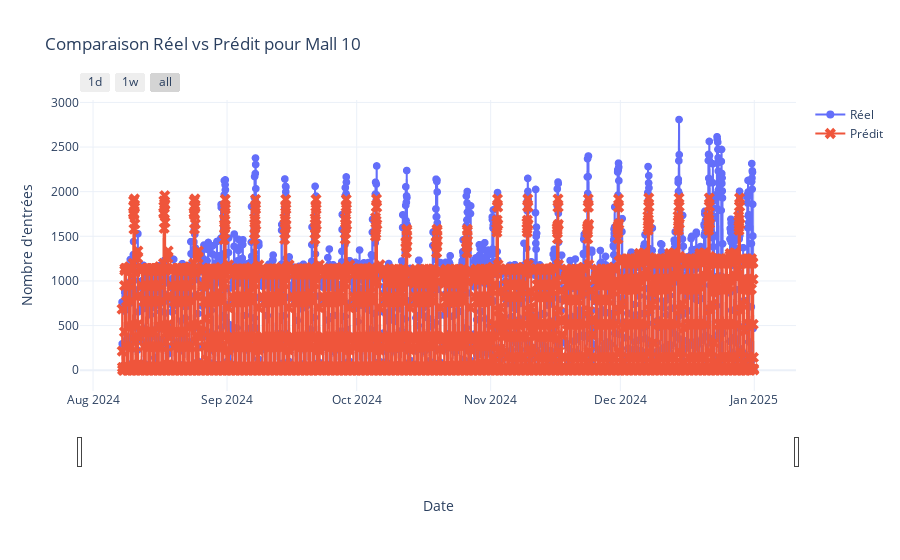

Write notebook code for a chart like this one.
### Markdown cell above
1) Overall Test Metrics (Hourly)
Test RMSE (Root Mean Squared Error) = 253.97

RMSE measures the average prediction error in the same unit as the target variable (Entrées).
A higher RMSE indicates more significant deviations between predicted and actual values.
A value of 253.97 means that, on average, the predicted number of entries deviates by approximately 254 from the actual value.
Test MAE (Mean Absolute Error) = 118.32

MAE measures the absolute difference between actual and predicted values.
Unlike RMSE, MAE is not sensitive to large errors (since it doesn’t square the differences).
A value of 118.32 means that, on average, predictions are off by around 118 entries per hour.
Lower MAE suggests better accuracy.

### Code cell
import plotly.graph_objects as go

# Create interactive figure using WebGL-based scatter (Scattergl)
fig = go.Figure()

# Add actual values using Scattergl for better performance
fig.add_trace(go.Scattergl(
    x=test_mall['ds'],
    y=test_mall['y'],
    mode='lines+markers',
    name='Réel',
    marker=dict(symbol='circle', size=8),
    connectgaps=True,
    hovertemplate="Date: %{x}<br>Réel: %{y}<extra></extra>"
))

# Add predicted values using Scattergl
fig.add_trace(go.Scattergl(
    x=test_mall['ds'],
    y=test_mall['y_pred'],
    mode='lines+markers',
    name='Prédit',
    marker=dict(symbol='x', size=10),
    connectgaps=True,
    hovertemplate="Date: %{x}<br>Prédit: %{y}<extra></extra>"
))

# Update the layout with unified hover mode and a range slider for interactivity
fig.update_layout(
    title=f"Comparaison Réel vs Prédit pour Mall {mall_id}",
    xaxis_title="Date",
    yaxis_title="Nombre d'entrées",
    xaxis=dict(
        rangeselector=dict(
            buttons=list([
                dict(count=1, label="1d", step="day", stepmode="backward"),
                dict(count=7, label="1w", step="day", stepmode="backward"),
                dict(step="all")
            ])
        ),
        rangeslider=dict(visible=True),
        type="date"
    ),
    hovermode="x unified",
    template="plotly_white"
)

# Display the interactive plot
fig.show()

### Figure 1 — Plotly figure (JSON) as saved in the notebook; plotly's stock layout.template omitted (floating-point values rounded to 4 significant figures; data arrays with more than 128 entries replaced by an {"elided": "..."} marker saying what was removed)
{"data": [{"connectgaps": true, "hovertemplate": "Date: %{x}<br>Réel: %{y}<extra></extra>", "marker": {"size": 8, "symbol": "circle"}, "mode": "lines+markers", "name": "Réel", "type": "scattergl", "x": {"elided": "3509 str values"}, "y": {"elided": "3509 int values"}}, {"connectgaps": true, "hovertemplate": "Date: %{x}<br>Prédit: %{y}<extra></extra>", "marker": {"size": 10, "symbol": "x"}, "mode": "lines+markers", "name": "Prédit", "type": "scattergl", "x": {"elided": "3509 str values"}, "y": {"elided": "3509 float values"}}], "layout": {"hovermode": "x unified", "title": {"text": "Comparaison Réel vs Prédit pour Mall 10"}, "xaxis": {"rangeselector": {"buttons": [{"count": 1, "label": "1d", "step": "day", "stepmode": "backward"}, {"count": 7, "label": "1w", "step": "day", "stepmode": "backward"}, {"step": "all"}]}, "rangeslider": {"visible": true}, "title": {"text": "Date"}, "type": "date"}, "yaxis": {"title": {"text": "Nombre d'entrées"}}}}
